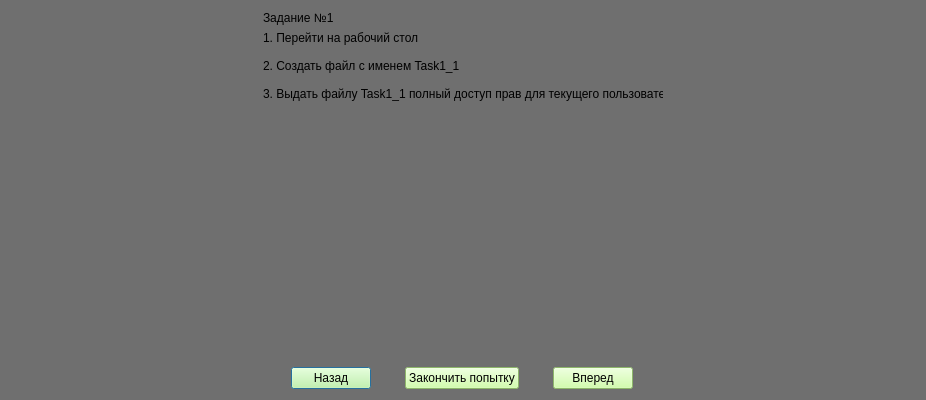
<?xml version="1.0" encoding="UTF-8"?>
<ui version="4.0">
 <class>Dialog</class>
 <widget class="QDialog" name="Dialog">
  <property name="geometry">
   <rect>
    <x>0</x>
    <y>0</y>
    <width>926</width>
    <height>400</height>
   </rect>
  </property>
  <property name="sizePolicy">
   <sizepolicy hsizetype="Expanding" vsizetype="Expanding">
    <horstretch>0</horstretch>
    <verstretch>0</verstretch>
   </sizepolicy>
  </property>
  <property name="baseSize">
   <size>
    <width>600</width>
    <height>400</height>
   </size>
  </property>
  <property name="windowTitle">
   <string>Комплекс</string>
  </property>
  <property name="styleSheet">
   <string notr="true">background-color:rgb(111, 111, 111)</string>
  </property>
  <layout class="QHBoxLayout" name="horizontalLayout">
   <item>
    <layout class="QVBoxLayout" name="verticalLayout">
     <item>
      <widget class="QLabel" name="lbl_task_num">
       <property name="styleSheet">
        <string notr="true">font: 75 28pt &quot;MS Shell Dlg 2&quot;;</string>
       </property>
       <property name="text">
        <string>Задание №1</string>
       </property>
       <property name="indent">
        <number>0</number>
       </property>
      </widget>
     </item>
     <item>
      <widget class="QLabel" name="lbl_task">
       <property name="sizePolicy">
        <sizepolicy hsizetype="Maximum" vsizetype="Maximum">
         <horstretch>255</horstretch>
         <verstretch>100</verstretch>
        </sizepolicy>
       </property>
       <property name="minimumSize">
        <size>
         <width>400</width>
         <height>10</height>
        </size>
       </property>
       <property name="styleSheet">
        <string notr="true">font: 14pt &quot;MS Shell Dlg 2&quot;;</string>
       </property>
       <property name="text">
        <string>1. Перейти на рабочий стол 

2. Создать файл с именем Task1_1

3. Выдать файлу Task1_1 полный доступ прав для текущего пользователя</string>
       </property>
       <property name="alignment">
        <set>Qt::AlignLeading|Qt::AlignLeft|Qt::AlignTop</set>
       </property>
      </widget>
     </item>
     <item>
      <spacer name="verticalSpacer_2">
       <property name="orientation">
        <enum>Qt::Vertical</enum>
       </property>
       <property name="sizeHint" stdset="0">
        <size>
         <width>20</width>
         <height>40</height>
        </size>
       </property>
      </spacer>
     </item>
     <item>
      <layout class="QHBoxLayout" name="horizontalLayout_2">
       <item>
        <widget class="QPushButton" name="btn_previous">
         <property name="sizePolicy">
          <sizepolicy hsizetype="Fixed" vsizetype="Fixed">
           <horstretch>0</horstretch>
           <verstretch>0</verstretch>
          </sizepolicy>
         </property>
         <property name="styleSheet">
          <string notr="true">background-color: rgb(197, 255, 149);
font: 75 16pt &quot;MS Shell Dlg 2&quot;;</string>
         </property>
         <property name="text">
          <string>Назад</string>
         </property>
        </widget>
       </item>
       <item>
        <widget class="QPushButton" name="btn_end_test">
         <property name="sizePolicy">
          <sizepolicy hsizetype="Fixed" vsizetype="Fixed">
           <horstretch>0</horstretch>
           <verstretch>0</verstretch>
          </sizepolicy>
         </property>
         <property name="baseSize">
          <size>
           <width>0</width>
           <height>0</height>
          </size>
         </property>
         <property name="styleSheet">
          <string notr="true">background-color: rgb(197, 255, 149);
font: 75 16pt &quot;MS Shell Dlg 2&quot;;</string>
         </property>
         <property name="text">
          <string>Закончить попытку</string>
         </property>
        </widget>
       </item>
       <item>
        <widget class="QPushButton" name="btn_next">
         <property name="enabled">
          <bool>true</bool>
         </property>
         <property name="sizePolicy">
          <sizepolicy hsizetype="Fixed" vsizetype="Fixed">
           <horstretch>0</horstretch>
           <verstretch>0</verstretch>
          </sizepolicy>
         </property>
         <property name="styleSheet">
          <string notr="true">background-color: rgb(197, 255, 149);
font: 75 16pt &quot;MS Shell Dlg 2&quot;;</string>
         </property>
         <property name="text">
          <string>Вперед</string>
         </property>
        </widget>
       </item>
      </layout>
     </item>
    </layout>
   </item>
  </layout>
 </widget>
 <resources/>
 <connections/>
</ui>
